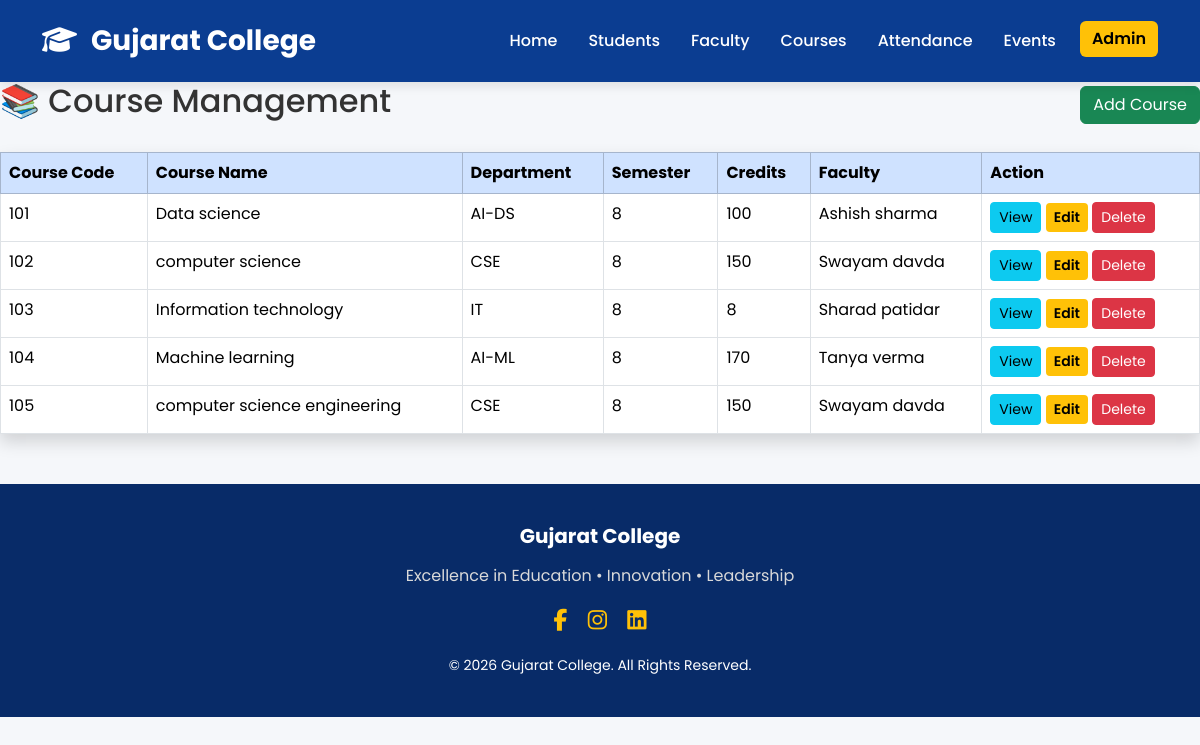
The app's page /courses/ (signed in) with its own data.
### courses/models.py (models this page shows, shortened)
class Course(models.Model):
    course_code = models.CharField(
        max_length=20,
        unique=True
    )
    course_name = models.CharField(
        max_length=200
    )
    department = models.CharField(
        max_length=100
    )
    semester = models.PositiveIntegerField()
    credits = models.PositiveIntegerField()
    faculty_name = models.CharField(
        max_length=150
    )
    description = models.TextField()
    created_at = models.DateTimeField(
        auto_now_add=True
    )
    updated_at = models.DateTimeField(
        auto_now=True
    )
    class Meta:
        ordering = ["course_code"]

### courses/views.py (the view)
@login_required(login_url="login")
def course_list(request):
    courses = Course.objects.all()
    return render(
        request,
        "courses/course_list.html",
        {"courses": courses}
    )

### templates/courses/course_list.html (shortened to what this page needs)
{% extends 'base.html' %}
{% block content %}
<div class="d-flex justify-content-between align-items-center mb-4">
    <h2>📚 Course Management</h2>
    <a href="{% url 'add_course' %}" class="btn btn-success">
        Add Course
    </a>
</div>
<table class="table table-bordered table-hover shadow">
    <thead class="table-primary">
        <tr>
            <th>Course Code</th>
            <th>Course Name</th>
            <th>Department</th>
            <th>Semester</th>
            <th>Credits</th>
            <th>Faculty</th>
            <th>Action</th>
        </tr>
    </thead>
    <tbody>
        {% for course in courses %}
        <tr>
            <td>{{ course.course_code }}</td>
            <td>{{ course.course_name }}</td>
            <td>{{ course.department }}</td>
            <td>{{ course.semester }}</td>
            <td>{{ course.credits }}</td>
            <td>{{ course.faculty_name }}</td>
            <td>
                <a href="{% url 'course_detail' course.id %}" class="btn btn-info btn-sm">
                    View
                </a>
                <a href="{% url 'edit_course' course.id %}" class="btn btn-warning btn-sm">
                    Edit
                </a>
                <a href="{% url 'delete_course' course.id %}" class="btn btn-danger btn-sm">
                    Delete
                </a>
            </td>
        </tr>
        {% empty %}
        <tr>
            <td colspan="6" class="text-center">
                No Courses Found
            </td>
        </tr>
        {% endfor %}
    </tbody>
</table>
{% endblock %}

### static/css/style.css (style rules this page uses)
* { margin:0; padding:0; box-sizing:border-box; font-family:'Poppins',sans-serif; }
body { background:#f5f7fa; color:#333; }
.btn-warning { background:#ffc107; border:none; color:#000; font-weight:600; }

### records on screen
Course: course_code "101", course_name "Data science", department "AI-DS", semester "8", credits "100", faculty_name "Ashish sharma"
Course: course_code "102", course_name "computer science", department "CSE", semester "8", credits "150", faculty_name "Swayam davda"
Course: course_code "103", course_name "Information technology", department "IT", semester "8", credits "8", faculty_name "Sharad patidar"
Course: course_code "104", course_name "Machine learning", department "AI-ML", semester "8", credits "170", faculty_name "Tanya verma"
Course: course_code "105", course_name "computer science engineering", department "CSE", semester "8", credits "150", faculty_name "Swayam davda"
